Frame 1 (no input): blank canvas, image omitted
Frame 60 (the mouse pressed at the canvas centre just before this capture): blank canvas, image omitted
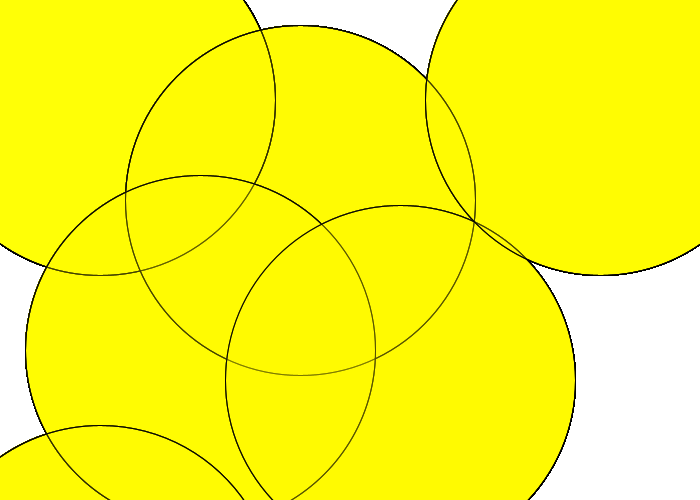
Frame 120 (the mouse held since frame 60 and released just before this capture)

The Processing sketch whose frames 1 and 60 were blank and that drew this single picture after the mouse press (run headless with seeded random() and noise(); from frame 60 on, the mouse is pressed at the canvas centre):

// Processing sketch: processing_3075
// ── processing_3075.pde

void setup(){ 
  background(255);
  size(700,500); 
  smooth(); 

} 
void draw(){ 
  //noStroke(); 
  //"mouseX, mouseY, n, n"-------------------LISTO! (L)
  
  fill(mouseX,mouseY,0,20); 
  ellipse(100,100,mouseX,mouseX); 
  
  fill(mouseX,mouseY,0,40);
  ellipse(300,200,mouseX,mouseX); 
  
  fill(mouseX,mouseY,0,60); 
  ellipse(200,350,mouseX,mouseX); 
  
  fill(mouseX,mouseY,0,80); 
  ellipse(400,380,mouseX,mouseX); 
  
  fill(mouseX,mouseY,0,20);
  ellipse(100,700,mouseX,mouseX);
  
  fill(mouseX,mouseY,0,40); 
  ellipse(100,600,mouseX,mouseX); 
  
  fill(mouseX,mouseY,0,60); 
  ellipse(600,100,mouseX,mouseX); 

} 
